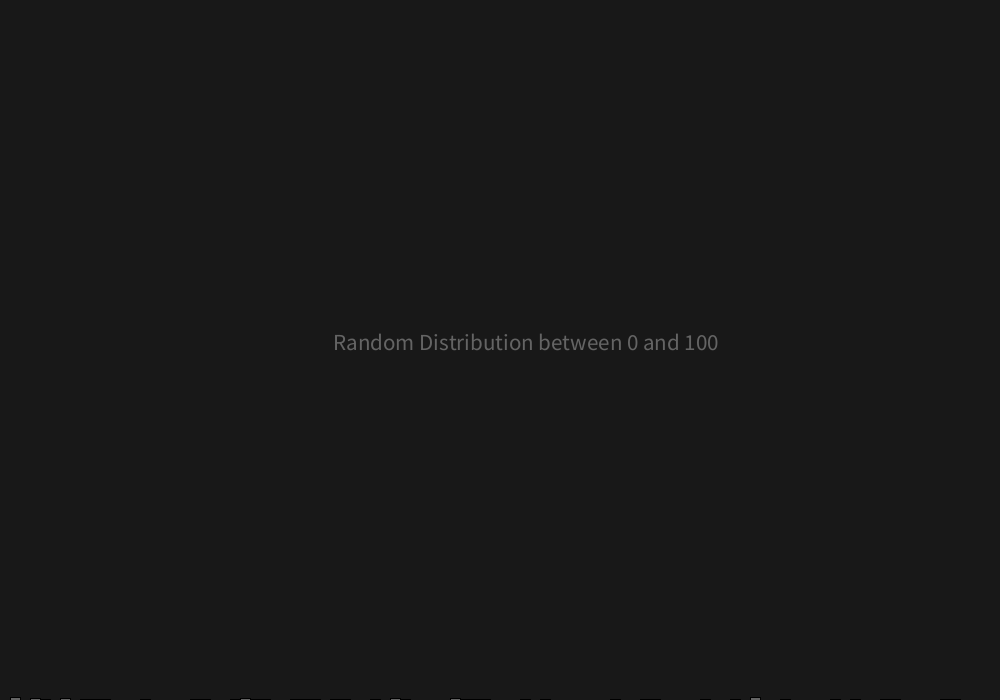
Frame 1 (no input)
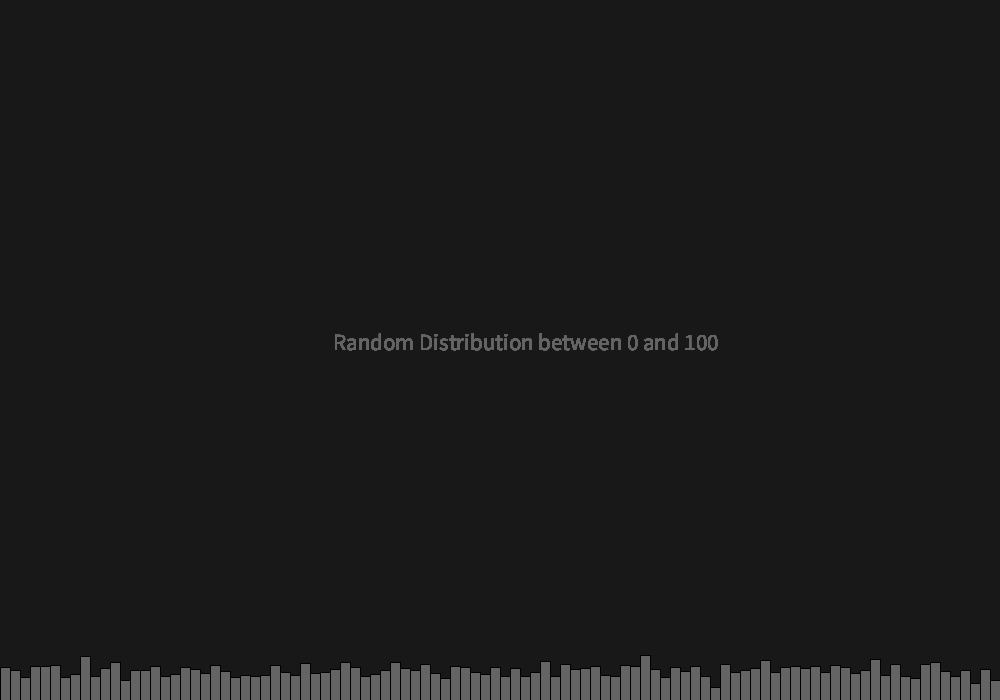
Frame 60 (the mouse pressed at the canvas centre just before this capture)
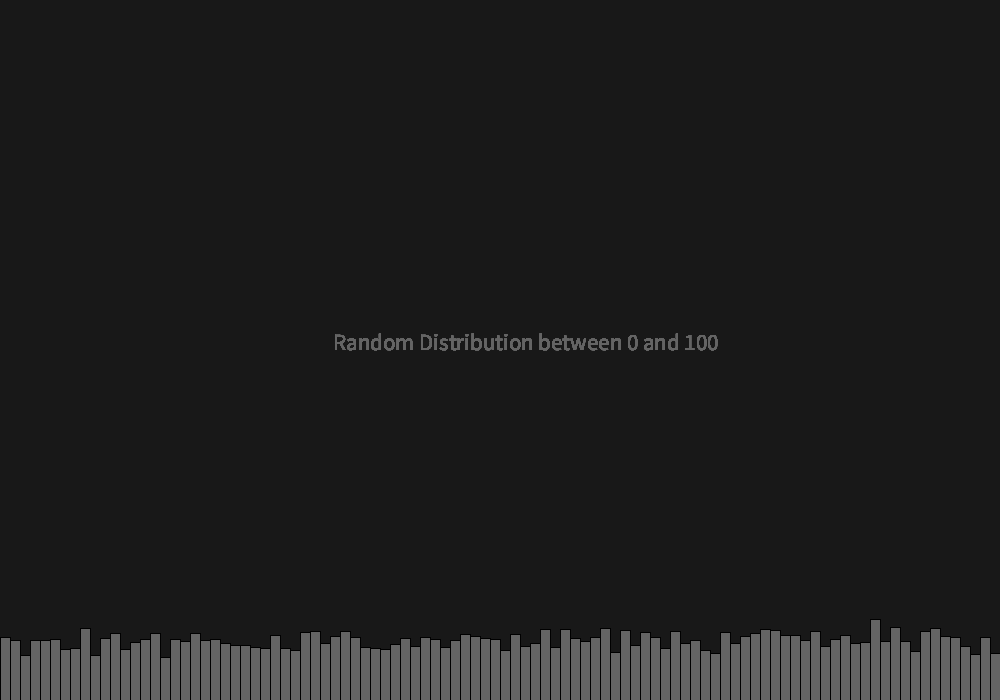
Frame 120 (the mouse held since frame 60 and released just before this capture)

The Processing sketch that drew these frames (run headless with seeded random() and noise(); from frame 60 on, the mouse is pressed at the canvas centre):

// Processing sketch: I2_RandomDistribution
// ── I2_RandomDistribution.pde
int numRectangles; // Number of rectangles we're going to have
int[] randomNumbers; // Array to hold our randomly generated numbers
int chosenNum; // The number that has been randomly selected
int generations; // The number of random numbers you want to generate per frame. More is faster.

void setup() {
    size(1000, 700);
    background(24);
    fill(100, 100, 100);
    textSize(height / 30);
    

    numRectangles = 100; // Changing this number will not break the visuals, go for it
    randomNumbers = new int[numRectangles]; // Creating an array to hold the generated numbers
    generations = 50; // Changing this number increases / decreases the speed of the sim

}

void draw() {
    text("Random Distribution between 0 and " + numRectangles, (width/3), height/2);

    for (int i = 0; i < generations; i++) { // This code runs once per 'generation' defined above 
        chosenNum = int(random(0, numRectangles)); // This is where we generate a random number with a min of 0 and a max based on the number of rectangles.
        randomNumbers[chosenNum]--;
    }

    for (int i = 0; i < numRectangles; i++) { // Goes through every rectangle and redraws it with a new height based on the value of the corresponding int in randomNumbers.
        rect(i * (width/numRectangles), height, width/numRectangles, randomNumbers[i]);
    }
}
